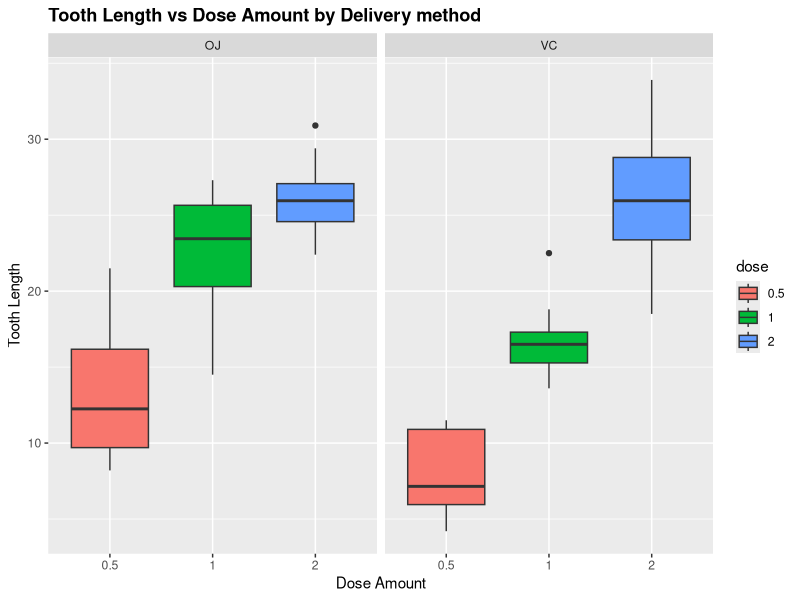
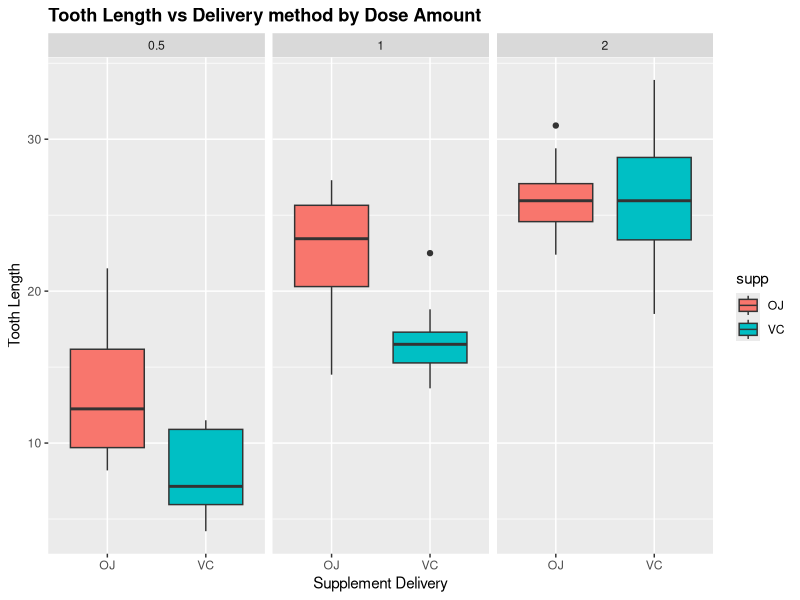

Write the R code that produced these figures, in order.
## ---- chunk 1
knitr::opts_chunk$set(echo = TRUE)
## ---- chunk 2
library(ggplot2)
## ---- chunk 3
# Load ToothGrowth data
data("ToothGrowth")

# Display a summary of the data
summary(ToothGrowth)

# Dicplay the first few rows of data
head(ToothGrowth)

# Unique values
unique(ToothGrowth$len)

unique(ToothGrowth$supp)

unique(ToothGrowth$dose)

## ---- chunk 4
# Convert dose to a factor
ToothGrowth$dose <- as.factor(ToothGrowth$dose)

# Plot tooth length ('len') versus the dose a mount ('dose'), broken out by supplement delivery method ('supp')
ggplot(aes(x = dose, y = len), data = ToothGrowth) + geom_boxplot(aes(fill = dose)) + xlab("Dose Amount") + ylab("Tooth Length") + facet_grid(~supp) + ggtitle("Tooth Length vs Dose Amount by Delivery method") + theme(plot.title = element_text(lineheight = 7, face = "bold"))

# Plot tooth length ('len') versus supplement delivery method ('supp'), broken out by the dose amount ('dose')
ggplot(aes(x = supp, y = len), data = ToothGrowth) + geom_boxplot(aes(fill = supp)) + xlab("Supplement Delivery") + ylab("Tooth Length") + facet_grid(~dose) + ggtitle("Tooth Length vs Delivery method by Dose Amount") + theme(plot.title = element_text(lineheight = 7, face = "bold"))

## ---- chunk 5
# Run t-test
t.test(len~supp, data = ToothGrowth)
## ---- chunk 6
# Run t-test using dose amounts 0.5 and 1.0

ToothGrowth_sub <- subset(ToothGrowth, ToothGrowth$dose %in% c(1.0, 0.5))
t.test(len~dose, data = ToothGrowth_sub)

# Run t-test using dose amount s 0.5 and 2.0
ToothGrowth_sub <- subset(ToothGrowth, ToothGrowth$dose %in% c(2.0, 0.5))
t.test(len~dose, data = ToothGrowth_sub)

# Run t-test using dose amount s 1.0 and 2.0
ToothGrowth_sub <- subset(ToothGrowth, ToothGrowth$dose %in% c(1.0, 2.0))
t.test(len~dose, data = ToothGrowth_sub)

